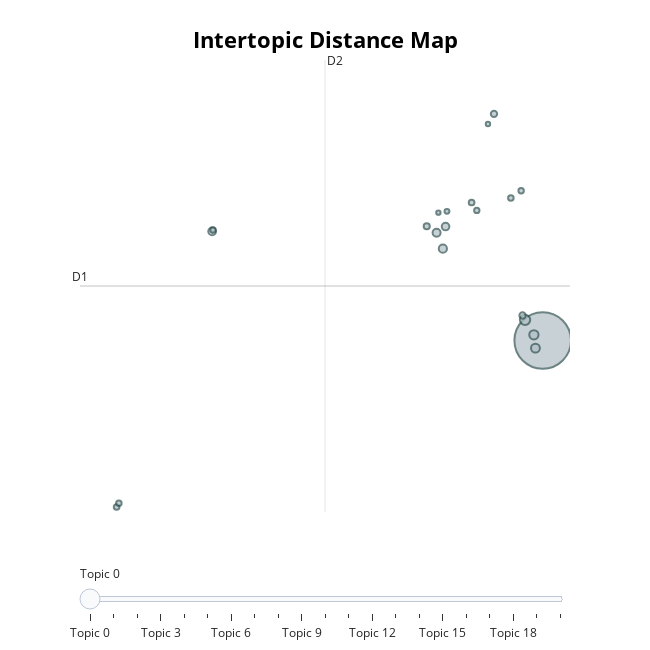

Notebook code cell kept with this figure:
### Code cell
#CareerOneStop model intertopic distance map
topic_model.visualize_topics()

### Figure 1 — Plotly figure (JSON) as saved in the notebook; plotly's stock layout.template omitted (floating-point values rounded to 4 significant figures)
{"data": [{"customdata": [[0, "information | experience | technical | cybersecurity | management", 5333], [1, "discovery | litigation | forensic | foia | logicalis", 178], [2, "xerox | security | response | end | management", 143], [3, "icims | cloud security architect | concentrix | cloud environment | global security", 131], [4, "rubrik | minimum maximum | cloud | employment | data security", 112], [5, "compensation range | pwc | oracle | pricewaterhousecoopers | range dependent individual", 106], [6, "guidehouse | required | grumman | northrop | employees", 100], [7, "trellix | tiaa | click applicants | benefits | experience", 97], [8, "heart | american heart association | infrastructure | devsecops | configuration management", 66], [9, "directory | cbre equal | domain controllers | position annually | okta", 66], [10, "discover | waiting | cybersecurity | designs | brighter financial", 63], [11, "information | somatus security | information security | required | ensure", 54], [12, "travelers | cybersecurity | preferred experience | eligible | scripting", 53], [13, "senior enterprise architect | years technical | certification | cyber security | experience", 51], [14, "travelers | eligible | effective | resources | cybersecurity", 50], [15, "statewide | incident | threat | igt nyse igt | igt global leader", 49], [16, "security | requirements gdit | mandate | covid vaccination | employees", 49], [17, "usa | apply booz allen | empowered learn job | allen empowered | usa apply booz", 47], [18, "ensono | great things | internal customer | associates | security solutions", 39], [19, "zurich | sodexo | cloud | experience information | compliance", 32], [20, "dashboards | log | splunk apply | splunk deployment | deployment server", 31]], "hovertemplate": "<b>Topic %{customdata[0]}</b><br>%{customdata[1]}<br>Size: %{customdata[2]}", "legendgroup": "", "marker": {"color": "#B0BEC5", "line": {"color": "DarkSlateGrey", "width": 2}, "size": [5333, 178, 143, 131, 112, 106, 100, 97, 66, 66, 63, 54, 53, 51, 50, 49, 49, 47, 39, 32, 31], "sizemode": "area", "sizeref": 3.333, "symbol": "circle"}, "mode": "markers", "name": "", "orientation": "v", "showlegend": false, "type": "scatter", "x": [9.079, 8.198, 8.639, 8.717, 4.098, 3.784, -7.413, 4.232, 6.648, 8.073, 3.293, 5.532, -12.18, 7.491, -12.07, 8.004, -7.371, 5.791, 4.303, 6.348, 3.875], "xaxis": "x", "y": [4.089, 4.723, 4.264, 3.852, 6.912, 7.405, 7.444, 7.595, 11.06, 4.857, 7.603, 8.334, -1.035, 8.471, -0.9221, 8.698, 7.486, 8.092, 8.061, 10.75, 8.02], "yaxis": "y"}], "layout": {"annotations": [{"showarrow": false, "text": "D1", "x": -14.01, "y": 5.765, "yshift": 10}, {"showarrow": false, "text": "D2", "x": -1.783, "xshift": 10, "y": 12.72}], "height": 650, "hoverlabel": {"bgcolor": "white", "font": {"family": "Rockwell", "size": 16}}, "legend": {"itemsizing": "constant", "tracegroupgap": 0}, "margin": {"t": 60}, "shapes": [{"line": {"color": "#CFD8DC", "width": 2}, "type": "line", "x0": -1.783, "x1": -1.783, "y0": -1.19, "y1": 12.72}, {"line": {"color": "#9E9E9E", "width": 2}, "type": "line", "x0": -14.01, "x1": 10.44, "y0": 5.765, "y1": 5.765}], "sliders": [{"active": 0, "pad": {"t": 50}, "steps": [{"args": [{"marker.color": [["red", "#B0BEC5", "#B0BEC5", "#B0BEC5", "#B0BEC5", "#B0BEC5", "#B0BEC5", "#B0BEC5", "#B0BEC5", "#B0BEC5", "#B0BEC5", "#B0BEC5", "#B0BEC5", "#B0BEC5", "#B0BEC5", "#B0BEC5", "#B0BEC5", "#B0BEC5", "#B0BEC5", "#B0BEC5", "#B0BEC5"]]}], "label": "Topic 0", "method": "update"}, {"args": [{"marker.color": [["#B0BEC5", "red", "#B0BEC5", "#B0BEC5", "#B0BEC5", "#B0BEC5", "#B0BEC5", "#B0BEC5", "#B0BEC5", "#B0BEC5", "#B0BEC5", "#B0BEC5", "#B0BEC5", "#B0BEC5", "#B0BEC5", "#B0BEC5", "#B0BEC5", "#B0BEC5", "#B0BEC5", "#B0BEC5", "#B0BEC5"]]}], "label": "Topic 1", "method": "update"}, {"args": [{"marker.color": [["#B0BEC5", "#B0BEC5", "red", "#B0BEC5", "#B0BEC5", "#B0BEC5", "#B0BEC5", "#B0BEC5", "#B0BEC5", "#B0BEC5", "#B0BEC5", "#B0BEC5", "#B0BEC5", "#B0BEC5", "#B0BEC5", "#B0BEC5", "#B0BEC5", "#B0BEC5", "#B0BEC5", "#B0BEC5", "#B0BEC5"]]}], "label": "Topic 2", "method": "update"}, {"args": [{"marker.color": [["#B0BEC5", "#B0BEC5", "#B0BEC5", "red", "#B0BEC5", "#B0BEC5", "#B0BEC5", "#B0BEC5", "#B0BEC5", "#B0BEC5", "#B0BEC5", "#B0BEC5", "#B0BEC5", "#B0BEC5", "#B0BEC5", "#B0BEC5", "#B0BEC5", "#B0BEC5", "#B0BEC5", "#B0BEC5", "#B0BEC5"]]}], "label": "Topic 3", "method": "update"}, {"args": [{"marker.color": [["#B0BEC5", "#B0BEC5", "#B0BEC5", "#B0BEC5", "red", "#B0BEC5", "#B0BEC5", "#B0BEC5", "#B0BEC5", "#B0BEC5", "#B0BEC5", "#B0BEC5", "#B0BEC5", "#B0BEC5", "#B0BEC5", "#B0BEC5", "#B0BEC5", "#B0BEC5", "#B0BEC5", "#B0BEC5", "#B0BEC5"]]}], "label": "Topic 4", "method": "update"}, {"args": [{"marker.color": [["#B0BEC5", "#B0BEC5", "#B0BEC5", "#B0BEC5", "#B0BEC5", "red", "#B0BEC5", "#B0BEC5", "#B0BEC5", "#B0BEC5", "#B0BEC5", "#B0BEC5", "#B0BEC5", "#B0BEC5", "#B0BEC5", "#B0BEC5", "#B0BEC5", "#B0BEC5", "#B0BEC5", "#B0BEC5", "#B0BEC5"]]}], "label": "Topic 5", "method": "update"}, {"args": [{"marker.color": [["#B0BEC5", "#B0BEC5", "#B0BEC5", "#B0BEC5", "#B0BEC5", "#B0BEC5", "red", "#B0BEC5", "#B0BEC5", "#B0BEC5", "#B0BEC5", "#B0BEC5", "#B0BEC5", "#B0BEC5", "#B0BEC5", "#B0BEC5", "#B0BEC5", "#B0BEC5", "#B0BEC5", "#B0BEC5", "#B0BEC5"]]}], "label": "Topic 6", "method": "update"}, {"args": [{"marker.color": [["#B0BEC5", "#B0BEC5", "#B0BEC5", "#B0BEC5", "#B0BEC5", "#B0BEC5", "#B0BEC5", "red", "#B0BEC5", "#B0BEC5", "#B0BEC5", "#B0BEC5", "#B0BEC5", "#B0BEC5", "#B0BEC5", "#B0BEC5", "#B0BEC5", "#B0BEC5", "#B0BEC5", "#B0BEC5", "#B0BEC5"]]}], "label": "Topic 7", "method": "update"}, {"args": [{"marker.color": [["#B0BEC5", "#B0BEC5", "#B0BEC5", "#B0BEC5", "#B0BEC5", "#B0BEC5", "#B0BEC5", "#B0BEC5", "red", "#B0BEC5", "#B0BEC5", "#B0BEC5", "#B0BEC5", "#B0BEC5", "#B0BEC5", "#B0BEC5", "#B0BEC5", "#B0BEC5", "#B0BEC5", "#B0BEC5", "#B0BEC5"]]}], "label": "Topic 8", "method": "update"}, {"args": [{"marker.color": [["#B0BEC5", "#B0BEC5", "#B0BEC5", "#B0BEC5", "#B0BEC5", "#B0BEC5", "#B0BEC5", "#B0BEC5", "#B0BEC5", "red", "#B0BEC5", "#B0BEC5", "#B0BEC5", "#B0BEC5", "#B0BEC5", "#B0BEC5", "#B0BEC5", "#B0BEC5", "#B0BEC5", "#B0BEC5", "#B0BEC5"]]}], "label": "Topic 9", "method": "update"}, {"args": [{"marker.color": [["#B0BEC5", "#B0BEC5", "#B0BEC5", "#B0BEC5", "#B0BEC5", "#B0BEC5", "#B0BEC5", "#B0BEC5", "#B0BEC5", "#B0BEC5", "red", "#B0BEC5", "#B0BEC5", "#B0BEC5", "#B0BEC5", "#B0BEC5", "#B0BEC5", "#B0BEC5", "#B0BEC5", "#B0BEC5", "#B0BEC5"]]}], "label": "Topic 10", "method": "update"}, {"args": [{"marker.color": [["#B0BEC5", "#B0BEC5", "#B0BEC5", "#B0BEC5", "#B0BEC5", "#B0BEC5", "#B0BEC5", "#B0BEC5", "#B0BEC5", "#B0BEC5", "#B0BEC5", "red", "#B0BEC5", "#B0BEC5", "#B0BEC5", "#B0BEC5", "#B0BEC5", "#B0BEC5", "#B0BEC5", "#B0BEC5", "#B0BEC5"]]}], "label": "Topic 11", "method": "update"}, {"args": [{"marker.color": [["#B0BEC5", "#B0BEC5", "#B0BEC5", "#B0BEC5", "#B0BEC5", "#B0BEC5", "#B0BEC5", "#B0BEC5", "#B0BEC5", "#B0BEC5", "#B0BEC5", "#B0BEC5", "red", "#B0BEC5", "#B0BEC5", "#B0BEC5", "#B0BEC5", "#B0BEC5", "#B0BEC5", "#B0BEC5", "#B0BEC5"]]}], "label": "Topic 12", "method": "update"}, {"args": [{"marker.color": [["#B0BEC5", "#B0BEC5", "#B0BEC5", "#B0BEC5", "#B0BEC5", "#B0BEC5", "#B0BEC5", "#B0BEC5", "#B0BEC5", "#B0BEC5", "#B0BEC5", "#B0BEC5", "#B0BEC5", "red", "#B0BEC5", "#B0BEC5", "#B0BEC5", "#B0BEC5", "#B0BEC5", "#B0BEC5", "#B0BEC5"]]}], "label": "Topic 13", "method": "update"}, {"args": [{"marker.color": [["#B0BEC5", "#B0BEC5", "#B0BEC5", "#B0BEC5", "#B0BEC5", "#B0BEC5", "#B0BEC5", "#B0BEC5", "#B0BEC5", "#B0BEC5", "#B0BEC5", "#B0BEC5", "#B0BEC5", "#B0BEC5", "red", "#B0BEC5", "#B0BEC5", "#B0BEC5", "#B0BEC5", "#B0BEC5", "#B0BEC5"]]}], "label": "Topic 14", "method": "update"}, {"args": [{"marker.color": [["#B0BEC5", "#B0BEC5", "#B0BEC5", "#B0BEC5", "#B0BEC5", "#B0BEC5", "#B0BEC5", "#B0BEC5", "#B0BEC5", "#B0BEC5", "#B0BEC5", "#B0BEC5", "#B0BEC5", "#B0BEC5", "#B0BEC5", "red", "#B0BEC5", "#B0BEC5", "#B0BEC5", "#B0BEC5", "#B0BEC5"]]}], "label": "Topic 15", "method": "update"}, {"args": [{"marker.color": [["#B0BEC5", "#B0BEC5", "#B0BEC5", "#B0BEC5", "#B0BEC5", "#B0BEC5", "#B0BEC5", "#B0BEC5", "#B0BEC5", "#B0BEC5", "#B0BEC5", "#B0BEC5", "#B0BEC5", "#B0BEC5", "#B0BEC5", "#B0BEC5", "red", "#B0BEC5", "#B0BEC5", "#B0BEC5", "#B0BEC5"]]}], "label": "Topic 16", "method": "update"}, {"args": [{"marker.color": [["#B0BEC5", "#B0BEC5", "#B0BEC5", "#B0BEC5", "#B0BEC5", "#B0BEC5", "#B0BEC5", "#B0BEC5", "#B0BEC5", "#B0BEC5", "#B0BEC5", "#B0BEC5", "#B0BEC5", "#B0BEC5", "#B0BEC5", "#B0BEC5", "#B0BEC5", "red", "#B0BEC5", "#B0BEC5", "#B0BEC5"]]}], "label": "Topic 17", "method": "update"}, {"args": [{"marker.color": [["#B0BEC5", "#B0BEC5", "#B0BEC5", "#B0BEC5", "#B0BEC5", "#B0BEC5", "#B0BEC5", "#B0BEC5", "#B0BEC5", "#B0BEC5", "#B0BEC5", "#B0BEC5", "#B0BEC5", "#B0BEC5", "#B0BEC5", "#B0BEC5", "#B0BEC5", "#B0BEC5", "red", "#B0BEC5", "#B0BEC5"]]}], "label": "Topic 18", "method": "update"}, {"args": [{"marker.color": [["#B0BEC5", "#B0BEC5", "#B0BEC5", "#B0BEC5", "#B0BEC5", "#B0BEC5", "#B0BEC5", "#B0BEC5", "#B0BEC5", "#B0BEC5", "#B0BEC5", "#B0BEC5", "#B0BEC5", "#B0BEC5", "#B0BEC5", "#B0BEC5", "#B0BEC5", "#B0BEC5", "#B0BEC5", "red", "#B0BEC5"]]}], "label": "Topic 19", "method": "update"}, {"args": [{"marker.color": [["#B0BEC5", "#B0BEC5", "#B0BEC5", "#B0BEC5", "#B0BEC5", "#B0BEC5", "#B0BEC5", "#B0BEC5", "#B0BEC5", "#B0BEC5", "#B0BEC5", "#B0BEC5", "#B0BEC5", "#B0BEC5", "#B0BEC5", "#B0BEC5", "#B0BEC5", "#B0BEC5", "#B0BEC5", "#B0BEC5", "red"]]}], "label": "Topic 20", "method": "update"}]}], "title": {"font": {"color": "Black", "size": 22}, "text": "<b>Intertopic Distance Map</b>", "x": 0.5, "xanchor": "center", "y": 0.95, "yanchor": "top"}, "width": 650, "xaxis": {"anchor": "y", "domain": [0, 1], "range": [-14.01, 10.44], "title": {"text": ""}, "visible": false}, "yaxis": {"anchor": "x", "domain": [0, 1], "range": [-1.19, 12.72], "title": {"text": ""}, "visible": false}}}
